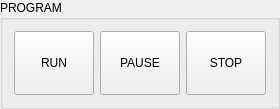
       <widget class="QGroupBox" name="program_gbox">
        <property name="title">
         <string>PROGRAM</string>
        </property>
        <layout class="QHBoxLayout" name="horizontalLayout_7">
         <item>
          <widget class="ActionButton" name="run_abutton">
           <property name="minimumSize">
            <size>
             <width>60</width>
             <height>64</height>
            </size>
           </property>
           <property name="maximumSize">
            <size>
             <width>100</width>
             <height>100</height>
            </size>
           </property>
           <property name="text">
            <string>RUN</string>
           </property>
           <property name="actionName" stdset="0">
            <string>program.run</string>
           </property>
          </widget>
         </item>
         <item>
          <widget class="ActionButton" name="pause_abutton">
           <property name="minimumSize">
            <size>
             <width>60</width>
             <height>64</height>
            </size>
           </property>
           <property name="maximumSize">
            <size>
             <width>100</width>
             <height>100</height>
            </size>
           </property>
           <property name="text">
            <string>PAUSE</string>
           </property>
           <property name="actionName" stdset="0">
            <string>program.pause</string>
           </property>
          </widget>
         </item>
         <item>
          <widget class="ActionButton" name="stop_abutton">
           <property name="minimumSize">
            <size>
             <width>60</width>
             <height>64</height>
            </size>
           </property>
           <property name="maximumSize">
            <size>
             <width>100</width>
             <height>100</height>
            </size>
           </property>
           <property name="text">
            <string>STOP</string>
           </property>
           <property name="actionName" stdset="0">
            <string>program.abort</string>
           </property>
          </widget>
         </item>
        </layout>
       </widget>
